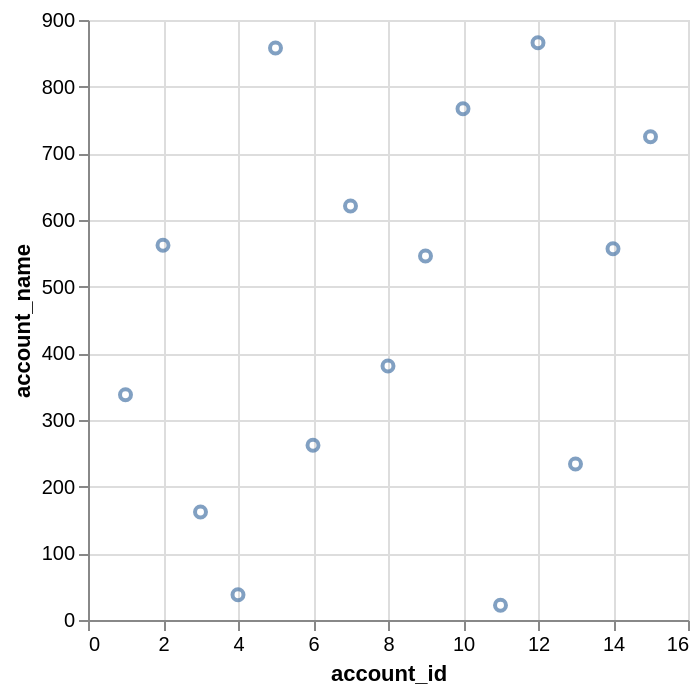

Here is the Vega-Lite specification saved for this chart:
### Vega-Lite specification from a JSON file in a GitHub repository (floating-point values rounded to 4 significant figures)
{"data": {"values": [{"x_data": 1, "y_data": 338}, {"x_data": 2, "y_data": 562}, {"x_data": 3, "y_data": 162}, {"x_data": 4, "y_data": 38}, {"x_data": 5, "y_data": 858}, {"x_data": 6, "y_data": 262}, {"x_data": 7, "y_data": 621}, {"x_data": 8, "y_data": 381}, {"x_data": 9, "y_data": 546}, {"x_data": 10, "y_data": 767}, {"x_data": 11, "y_data": 22}, {"x_data": 12, "y_data": 866}, {"x_data": 13, "y_data": 234}, {"x_data": 14, "y_data": 557}, {"x_data": 15, "y_data": 725}]}, "mark": "point", "encoding": {"x": {"field": "x_data", "type": "quantitative", "title": "account_id"}, "y": {"field": "y_data", "type": "quantitative", "title": "account_name"}}}
